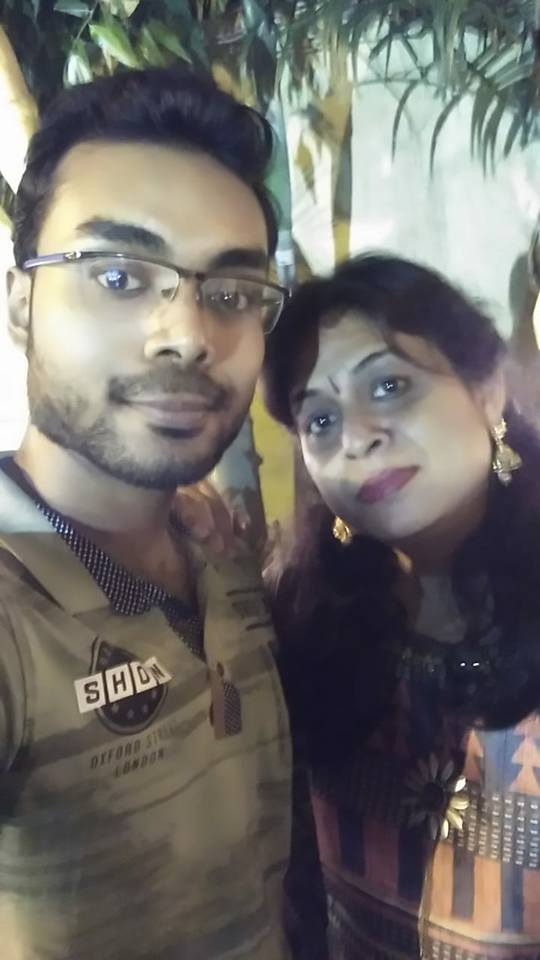
#> input picture 44328530_689105938138084_2478303847571783680_n.jpg, 540 x 960 px
$ python face_detect.py 44328530_689105938138084_2478303847571783680_n.jpg   (older library calls are emulated)
#> lines starting #> are read from the running program, lines starting #| are printed output that depends on the picture; after the words box and inside, x2 and y2 are one past the last pixel; in counts of white or black regions, pixels touching at a corner belong together
import cv2
import sys

# Get user supplied values
imagePath = sys.argv[1]
cascPath = "haarcascade_frontalface_default.xml"

# Create the haar cascade
faceCascade = cv2.CascadeClassifier('haarcascade_frontalface_default.xml')

# Read the image
image = cv2.imread('44328530_689105938138084_2478303847571783680_n.jpg')
#> image is the input picture: shape (960, 540, 3); mean B, G, R 105.1, 108.4, 111.6
gray = cv2.cvtColor(image, cv2.COLOR_BGR2GRAY)
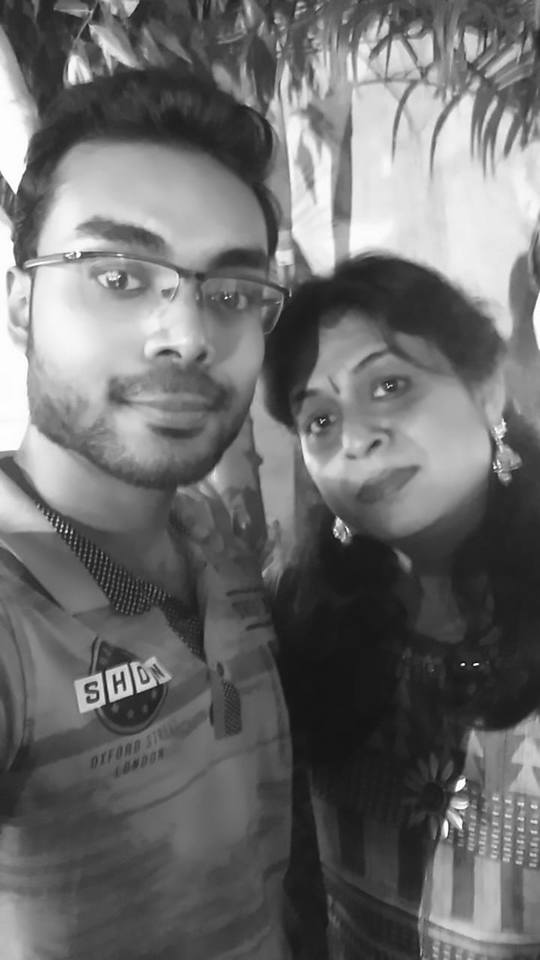
#> gray: shape (960, 540); min 9, max 255, mean 109

# Detect faces in the image
faces = faceCascade.detectMultiScale(
    gray,
    scaleFactor=1.1,
    minNeighbors=10,
    minSize=(30, 30)
    #flags = cv2.CV_HAAR_SCALE_IMAGE
)
#> faces = [[16, 158, 314, 314]]

print("Found {0} faces!".format(len(faces)))
#| Found 1 faces!

# Draw a rectangle around the faces
for (x, y, w, h) in faces:
    cv2.rectangle(image, (x, y), (x+w, y+h), (0, 255, 0), 2)
#> this loop made 1 pass
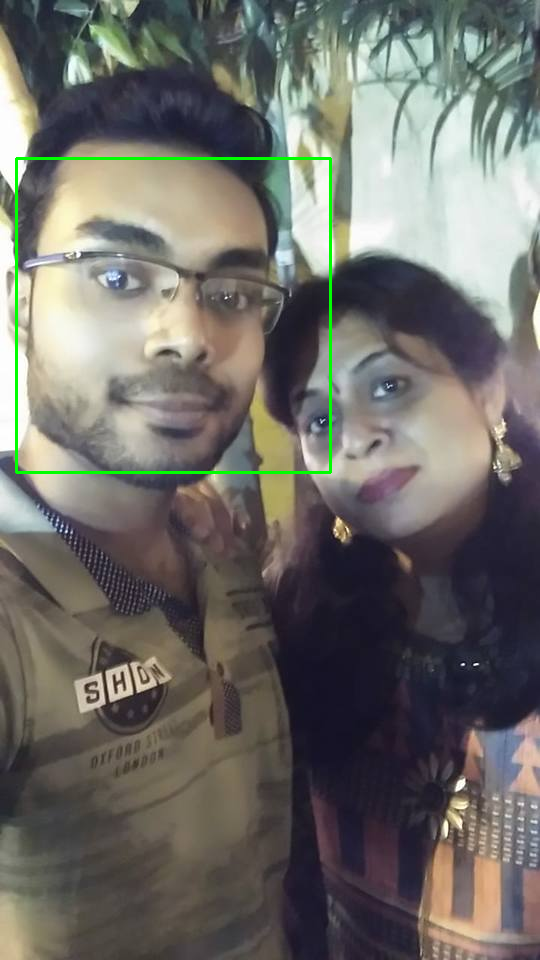
#> image: shape (960, 540, 3); 0.73% of pixels changed, all inside (x1, y1, x2, y2) = (15, 157, 332, 474)

cv2.imshow("Faces found", image)
cv2.waitKey(0)
